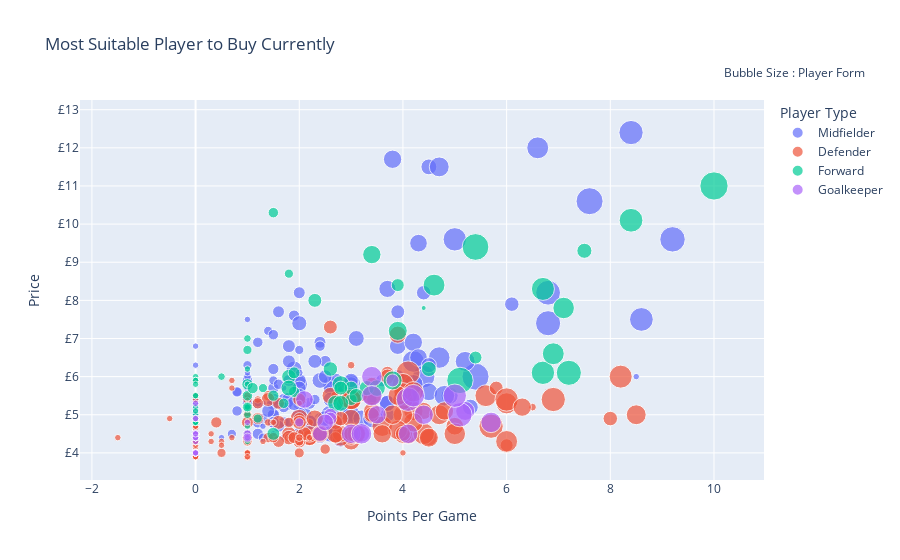

This figure's notebook cell:
### Markdown cell above
#### Most Suitable Player to Buy Currently
[Move to top](#Fantasy-Premier-League---Player-Selector)

### Code cell
cf.go_offline()

df = players_details[['form','points_per_game','now_cost','team_name','singular_name','first_name','web_name']]
df["now_cost"] = df["now_cost"]/10
df.rename(columns = {'singular_name' : "Player Type"}, inplace = True)
df["name"] = df["first_name"] + ' ' + df["web_name"]
fig = px.scatter(df, x='points_per_game', 
                 y='now_cost',  
                 size = (players_details["form"].astype(float).values + abs(players_details["form"].astype(float).values.min()))*1.5, 
                 hover_name = "name",
                 hover_data= ["team_name"],
                 color ="Player Type",
                 title = "Most Suitable Player to Buy Currently"
                )
fig['layout']['yaxis'].update({'title': 'Price', 'tickprefix': '£'})
fig['layout']['xaxis'].update({'title': 'Points Per Game'})
fig.update_layout(
    showlegend=True,
    annotations=[
        dict(
            x=1.15,
            y=1.10,
            xref="paper",
            yref="paper",
            showarrow=False,
            text="Bubble Size : Player Form"
        )
    ]
)

fig.show()

### Figure 1 — Plotly figure (JSON) as saved in the notebook; plotly's stock layout.template omitted (floating-point values rounded to 4 significant figures; data arrays with more than 128 entries replaced by an {"elided": "..."} marker saying what was removed)
{"data": [{"customdata": {"elided": "238x1 str values"}, "hovertemplate": "<b>%{hovertext}</b><br><br>Player Type=Midfielder<br>points_per_game=%{x}<br>now_cost=%{y}<br>size=%{marker.size}<br>team_name=%{customdata[0]}<extra></extra>", "hovertext": {"elided": "238 str values"}, "legendgroup": "Midfielder", "marker": {"color": "#636efa", "size": {"elided": "238 float values"}, "sizemode": "area", "sizeref": 0.03562, "symbol": "circle"}, "mode": "markers", "name": "Midfielder", "orientation": "v", "showlegend": true, "type": "scatter", "x": {"elided": "238 str values"}, "xaxis": "x", "y": {"elided": "238 float values"}, "yaxis": "y"}, {"customdata": {"elided": "218x1 str values"}, "hovertemplate": "<b>%{hovertext}</b><br><br>Player Type=Defender<br>points_per_game=%{x}<br>now_cost=%{y}<br>size=%{marker.size}<br>team_name=%{customdata[0]}<extra></extra>", "hovertext": {"elided": "218 str values"}, "legendgroup": "Defender", "marker": {"color": "#EF553B", "size": {"elided": "218 float values"}, "sizemode": "area", "sizeref": 0.03562, "symbol": "circle"}, "mode": "markers", "name": "Defender", "orientation": "v", "showlegend": true, "type": "scatter", "x": {"elided": "218 str values"}, "xaxis": "x", "y": {"elided": "218 float values"}, "yaxis": "y"}, {"customdata": [["Arsenal"], ["Arsenal"], ["Aston Villa"], ["Aston Villa"], ["Aston Villa"], ["Aston Villa"], ["Aston Villa"], ["Brighton"], ["Brighton"], ["Brighton"], ["Brighton"], ["Brighton"], ["Brighton"], ["Burnley"], ["Burnley"], ["Burnley"], ["Burnley"], ["Burnley"], ["Burnley"], ["Chelsea"], ["Chelsea"], ["Chelsea"], ["Crystal Palace"], ["Crystal Palace"], ["Crystal Palace"], ["Crystal Palace"], ["Everton"], ["Everton"], ["Everton"], ["Everton"], ["Everton"], ["Fulham"], ["Fulham"], ["Leicester"], ["Leicester"], ["Leicester"], ["Leeds"], ["Leeds"], ["Liverpool"], ["Liverpool"], ["Man City"], ["Man City"], ["Man City"], ["Man Utd"], ["Man Utd"], ["Man Utd"], ["Newcastle"], ["Newcastle"], ["Newcastle"], ["Newcastle"], ["Newcastle"], ["Sheffield Utd"], ["Sheffield Utd"], ["Sheffield Utd"], ["Sheffield Utd"], ["Sheffield Utd"], ["Southampton"], ["Southampton"], ["Southampton"], ["Southampton"], ["Southampton"], ["Spurs"], ["Spurs"], ["West Brom"], ["West Brom"], ["West Brom"], ["West Brom"], ["West Brom"], ["West Ham"], ["West Ham"], ["West Ham"], ["West Ham"], ["Wolves"], ["Wolves"], ["Wolves"], ["Wolves"]], "hovertemplate": "<b>%{hovertext}</b><br><br>Player Type=Forward<br>points_per_game=%{x}<br>now_cost=%{y}<br>size=%{marker.size}<br>team_name=%{customdata[0]}<extra></extra>", "hovertext": ["Alexandre Lacazette", "Edward Nketiah", "Wesley Wesley", "Mbwana Samatta", "Keinan Davis", "Indiana Vassilev", "Ollie Watkins", "Glenn Murray", "Florin Andone", "Neal Maupay", "Aaron Connolly", "Andi Zeqiri", "Danny Welbeck", "Jay Rodriguez", "Ashley Barnes", "Chris Wood", "Matej Vydra", "Max Thompson", "Lewis Richardson", "Olivier Giroud", "Timo Werner", "Tammy Abraham", "Michy Batshuayi", "Christian Benteke", "Connor Wickham", "Jordan Ayew", "Cenk Tosun", "Dominic Calvert-Lewin", "Richarlison Richarlison", "Moise Kean", "Ellis Simms", "Bobby Decordova-Reid", "Aleksandar Mitrović", "Jamie Vardy", "Kelechi Iheanacho", "Islam Slimani", "Patrick Bamford", "Rodrigo Rodrigo", "Roberto Firmino", "Divock Origi", "Sergio Agüero", "Gabriel Fernando Jesus", "Liam Delap", "Odion Ighalo", "Anthony Martial", "Edinson Cavani", "Andy Carroll", "Dwight Gayle", "Joelinton Cássio Joelinton", "Yoshinori Muto", "Callum Wilson", "Rhian Brewster", "Billy Sharp", "David McGoldrick", "Oliver McBurnie", "Lys Mousset", "Shane Long", "Danny Ings", "Che Adams", "Michael Obafemi", "Daniel N'Lundulu", "Harry Kane", "Carlos Vinicius Carlos Vinicius", "Callum Callum Robinson", "Hal Robson-Kanu", "Charlie Austin", "Kenneth Zohore", "Karlan Grant", "Michail Antonio", "Sébastien Haller", "Jordan Hugill", "Albian Ajeti", "Raúl Jiménez", "Léo Bonatini", "Leonardo Campana", "Fabio Fabio Silva"], "legendgroup": "Forward", "marker": {"color": "#00cc96", "size": [3.0, 2.25, 0.75, 0.75, 0.75, 0.75, 9.75, 0.75, 0.75, 3.0, 2.55, 0.75, 2.25, 2.25, 3.75, 3.75, 1.5, 0.75, 0.75, 1.5, 12.75, 6.45, 5.25, 1.95, 0.75, 4.05, 1.05, 8.25, 0.45, 0.75, 0.75, 4.5, 4.95, 10.05, 1.5, 1.05, 11.25, 3.45, 6.0, 0.75, 1.95, 4.05, 0.75, 0.75, 1.5, 3.45, 1.95, 0.75, 2.25, 0.75, 8.55, 3.0, 3.45, 4.5, 4.5, 0.75, 1.95, 9.45, 12.45, 0.75, 1.2, 14.25, 1.05, 3.75, 0.75, 0.75, 0.75, 6.45, 4.05, 2.55, 0.75, 0.75, 8.55, 0.75, 0.75, 1.5], "sizemode": "area", "sizeref": 0.03562, "symbol": "circle"}, "mode": "markers", "name": "Forward", "orientation": "v", "showlegend": true, "type": "scatter", "x": ["3.9", "1.9", "0.0", "0.0", "1.0", "0.0", "6.7", "0.0", "0.0", "5.4", "3.0", "0.0", "1.5", "1.0", "1.8", "2.6", "1.2", "0.0", "0.0", "1.0", "5.4", "3.9", "2.8", "1.0", "0.0", "3.3", "0.5", "7.1", "4.4", "1.0", "0.0", "2.7", "3.5", "8.4", "1.3", "1.0", "7.2", "3.0", "3.4", "0.0", "1.5", "7.5", "1.0", "1.0", "1.8", "2.3", "1.7", "0.0", "1.1", "0.0", "6.9", "1.5", "2.8", "2.8", "1.8", "0.0", "1.0", "6.7", "5.1", "1.0", "1.0", "10.0", "1.0", "3.1", "1.0", "0.0", "0.0", "3.8", "4.5", "1.9", "0.0", "0.0", "4.6", "0.0", "0.0", "1.0"], "xaxis": "x", "y": [8.4, 5.6, 6.0, 5.9, 4.3, 4.4, 6.1, 4.8, 4.8, 6.5, 5.4, 5.0, 5.5, 5.8, 6.0, 6.2, 4.9, 4.5, 4.5, 6.7, 9.4, 7.2, 5.8, 5.5, 4.5, 5.7, 6.0, 7.8, 7.8, 5.8, 4.5, 5.3, 5.7, 10.1, 5.7, 5.0, 6.1, 5.7, 9.2, 5.2, 10.3, 9.3, 4.4, 6.2, 8.7, 8.0, 5.3, 5.9, 5.7, 4.8, 6.6, 4.5, 5.7, 5.3, 5.7, 5.8, 5.2, 8.3, 5.9, 4.7, 4.5, 11.0, 7.0, 5.5, 5.2, 5.1, 4.8, 5.9, 6.2, 6.1, 5.5, 5.5, 8.4, 4.8, 4.9, 5.2], "yaxis": "y"}, {"customdata": [["Arsenal"], ["Arsenal"], ["Arsenal"], ["Aston Villa"], ["Aston Villa"], ["Aston Villa"], ["Aston Villa"], ["Brighton"], ["Brighton"], ["Brighton"], ["Brighton"], ["Burnley"], ["Burnley"], ["Burnley"], ["Chelsea"], ["Chelsea"], ["Chelsea"], ["Chelsea"], ["Crystal Palace"], ["Crystal Palace"], ["Crystal Palace"], ["Crystal Palace"], ["Everton"], ["Everton"], ["Everton"], ["Everton"], ["Fulham"], ["Fulham"], ["Fulham"], ["Fulham"], ["Leicester"], ["Leicester"], ["Leeds"], ["Leeds"], ["Leeds"], ["Leeds"], ["Liverpool"], ["Liverpool"], ["Liverpool"], ["Man City"], ["Man City"], ["Man City"], ["Man City"], ["Man Utd"], ["Man Utd"], ["Man Utd"], ["Newcastle"], ["Newcastle"], ["Newcastle"], ["Sheffield Utd"], ["Sheffield Utd"], ["Sheffield Utd"], ["Sheffield Utd"], ["Southampton"], ["Southampton"], ["Southampton"], ["Spurs"], ["Spurs"], ["Spurs"], ["West Brom"], ["West Brom"], ["West Ham"], ["West Ham"], ["West Ham"], ["West Ham"], ["Wolves"], ["Wolves"], ["Wolves"]], "hovertemplate": "<b>%{hovertext}</b><br><br>Player Type=Goalkeeper<br>points_per_game=%{x}<br>now_cost=%{y}<br>size=%{marker.size}<br>team_name=%{customdata[0]}<extra></extra>", "hovertext": ["Bernd Leno", "Matt Macey", "Rúnar Alex Rúnarsson", "Emiliano Martínez", "Tom Heaton", "Jed Steer", "Ørjan Nyland", "Mathew Ryan", "Christian Walton", "Jason Steele", "Robert Sánchez", "Nick Pope", "Bailey Peacock-Farrell", "Will Norris", "Willy Caballero", "Kepa Arrizabalaga", "Edouard Mendy", "Karlo Ziger", "Wayne Hennessey", "Vicente Guaita", "Stephen Henderson", "Jack Butland", "Jonas Lössl", "Jordan Pickford", "João Virgínia", "Robin Olsen", "Fabricio Fabri", "Marcus Bettinelli", "Marek Rodák", "Alphonse Areola", "Kasper Schmeichel", "Danny Ward", "Francisco Casilla", "Kamil Miazek", "Illan Meslier", "Elia Caprile", "Adrián Adrián", "Alisson Alisson", "Caoimhin Kelleher", "Claudio Bravo", "Ederson Ederson", "Zack Steffen", "James Trafford", "Sergio Romero", "David de Gea", "Dean Henderson", "Karl Darlow", "Martin Dubravka", "Mark Gillespie", "Simon Moore", "Wes Foderingham", "Aaron Ramsdale", "Michael Verrips", "Alex McCarthy", "Angus Gunn", "Fraser Forster", "Hugo Lloris", "Paulo Gazzaniga", "Joe Hart", "David Button", "Sam Johnstone", "David Martin", "Darren Randolph", "Lukasz Fabianski", "Roberto Roberto", "John Ruddy", "Rui Pedro Patrício", "Matija Sarkic"], "legendgroup": "Goalkeeper", "marker": {"color": "#ab63fa", "size": [6.0, 0.75, 0.75, 7.5, 0.75, 0.75, 0.75, 4.05, 0.75, 0.75, 1.5, 10.05, 0.75, 0.75, 0.75, 1.5, 6.45, 0.75, 0.75, 3.0, 0.75, 0.75, 0.75, 3.0, 0.75, 1.05, 0.75, 0.75, 0.75, 6.75, 9.0, 0.75, 0.75, 0.75, 4.95, 0.75, 1.5, 3.0, 0.75, 0.75, 7.5, 0.75, 0.75, 0.75, 5.55, 0.75, 6.75, 0.75, 0.75, 0.75, 0.75, 4.95, 0.75, 6.75, 0.75, 0.75, 7.5, 0.75, 0.75, 0.75, 7.5, 0.75, 0.75, 10.5, 0.75, 0.75, 9.75, 0.75], "sizemode": "area", "sizeref": 0.03562, "symbol": "circle"}, "mode": "markers", "name": "Goalkeeper", "orientation": "v", "showlegend": true, "type": "scatter", "x": ["3.5", "0.0", "0.0", "5.7", "0.0", "0.0", "0.0", "2.4", "0.0", "0.0", "1.0", "4.1", "0.0", "0.0", "1.0", "2.0", "5.2", "0.0", "0.0", "2.6", "0.0", "0.0", "0.0", "2.6", "0.0", "1.0", "0.0", "0.0", "1.0", "3.0", "4.2", "0.0", "0.0", "0.0", "3.2", "0.0", "1.0", "3.8", "0.0", "0.0", "3.4", "0.0", "0.0", "0.0", "2.1", "0.0", "4.4", "0.0", "0.0", "0.0", "0.0", "2.5", "0.0", "4.1", "0.0", "0.0", "3.4", "0.0", "0.0", "0.0", "3.2", "0.0", "0.0", "5.1", "0.0", "0.0", "5.0", "0.0"], "xaxis": "x", "y": [5.0, 4.0, 4.5, 4.8, 4.5, 4.0, 4.0, 4.5, 4.0, 4.0, 4.5, 5.4, 4.0, 4.0, 4.8, 4.8, 5.1, 4.0, 4.4, 5.0, 4.0, 4.5, 4.4, 4.9, 4.4, 4.5, 4.0, 4.4, 4.4, 4.5, 5.5, 4.4, 4.3, 4.0, 4.5, 4.0, 4.4, 5.9, 4.5, 4.5, 6.0, 4.5, 4.0, 4.9, 5.4, 5.3, 5.0, 4.9, 4.4, 4.4, 4.4, 4.8, 4.0, 4.5, 4.4, 4.0, 5.5, 4.4, 4.4, 4.0, 4.5, 4.0, 4.4, 5.0, 4.5, 4.4, 5.5, 4.5], "yaxis": "y"}], "layout": {"annotations": [{"showarrow": false, "text": "Bubble Size : Player Form", "x": 1.15, "xref": "paper", "y": 1.1, "yref": "paper"}], "legend": {"itemsizing": "constant", "title": {"text": "Player Type"}, "tracegroupgap": 0}, "showlegend": true, "title": {"text": "Most Suitable Player to Buy Currently"}, "xaxis": {"anchor": "y", "domain": [0.0, 1.0], "title": {"text": "Points Per Game"}}, "yaxis": {"anchor": "x", "domain": [0.0, 1.0], "tickprefix": "£", "title": {"text": "Price"}}}}
